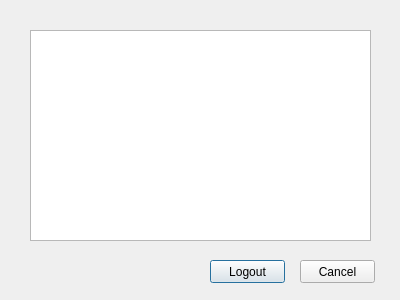
<?xml version="1.0" encoding="UTF-8"?>
<ui version="4.0">
 <class>Dialog</class>
 <widget class="QDialog" name="Dialog">
  <property name="geometry">
   <rect>
    <x>0</x>
    <y>0</y>
    <width>400</width>
    <height>300</height>
   </rect>
  </property>
  <property name="windowTitle">
   <string>Dialog</string>
  </property>
  <widget class="QListWidget" name="listWidget">
   <property name="geometry">
    <rect>
     <x>30</x>
     <y>30</y>
     <width>341</width>
     <height>211</height>
    </rect>
   </property>
  </widget>
  <widget class="QPushButton" name="pushButton_logout">
   <property name="geometry">
    <rect>
     <x>210</x>
     <y>260</y>
     <width>75</width>
     <height>23</height>
    </rect>
   </property>
   <property name="text">
    <string>Logout</string>
   </property>
  </widget>
  <widget class="QPushButton" name="pushButton_cancel">
   <property name="geometry">
    <rect>
     <x>300</x>
     <y>260</y>
     <width>75</width>
     <height>23</height>
    </rect>
   </property>
   <property name="text">
    <string>Cancel</string>
   </property>
  </widget>
 </widget>
 <resources/>
 <connections/>
</ui>
